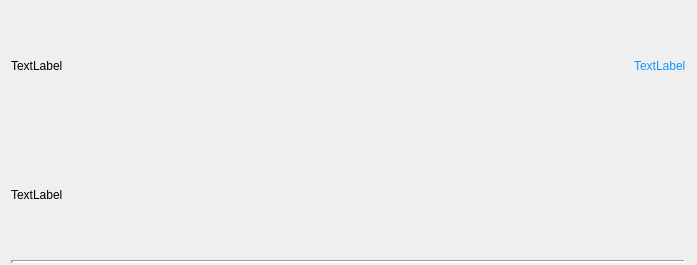
<?xml version="1.0" encoding="UTF-8"?>
<ui version="4.0">
 <class>Form</class>
 <widget class="QWidget" name="Form">
  <property name="geometry">
   <rect>
    <x>0</x>
    <y>0</y>
    <width>697</width>
    <height>265</height>
   </rect>
  </property>
  <property name="windowTitle">
   <string>Form</string>
  </property>
  <property name="styleSheet">
   <string notr="true"/>
  </property>
  <layout class="QVBoxLayout" name="verticalLayout">
   <property name="spacing">
    <number>1</number>
   </property>
   <property name="topMargin">
    <number>2</number>
   </property>
   <property name="bottomMargin">
    <number>2</number>
   </property>
   <item>
    <layout class="QHBoxLayout" name="horizontalLayout">
     <property name="spacing">
      <number>0</number>
     </property>
     <item>
      <widget class="QLabel" name="levelLabel">
       <property name="text">
        <string>TextLabel</string>
       </property>
      </widget>
     </item>
     <item>
      <spacer name="horizontalSpacer">
       <property name="orientation">
        <enum>Qt::Horizontal</enum>
       </property>
       <property name="sizeHint" stdset="0">
        <size>
         <width>40</width>
         <height>20</height>
        </size>
       </property>
      </spacer>
     </item>
     <item>
      <widget class="QLabel" name="entityLabel">
       <property name="styleSheet">
        <string notr="true">color: rgb(15, 151, 255);</string>
       </property>
       <property name="text">
        <string>TextLabel</string>
       </property>
      </widget>
     </item>
    </layout>
   </item>
   <item>
    <widget class="QLabel" name="messageLabel">
     <property name="text">
      <string>TextLabel</string>
     </property>
    </widget>
   </item>
   <item>
    <widget class="Line" name="line">
     <property name="lineWidth">
      <number>3</number>
     </property>
     <property name="orientation">
      <enum>Qt::Horizontal</enum>
     </property>
    </widget>
   </item>
  </layout>
 </widget>
 <resources/>
 <connections/>
</ui>
